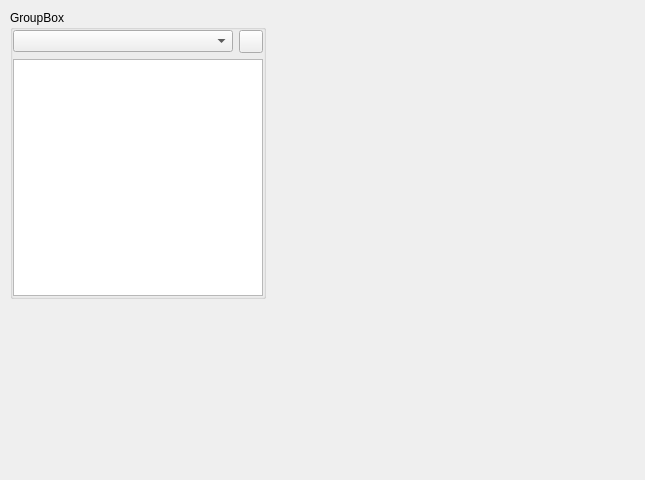
<?xml version="1.0" encoding="UTF-8"?>
<ui version="4.0">
 <class>model_dialog</class>
 <widget class="QDialog" name="model_dialog">
  <property name="geometry">
   <rect>
    <x>0</x>
    <y>0</y>
    <width>645</width>
    <height>480</height>
   </rect>
  </property>
  <property name="windowTitle">
   <string>Dialog</string>
  </property>
  <widget class="QGroupBox" name="groupBox">
   <property name="geometry">
    <rect>
     <x>10</x>
     <y>10</y>
     <width>256</width>
     <height>289</height>
    </rect>
   </property>
   <property name="title">
    <string>GroupBox</string>
   </property>
   <property name="flat">
    <bool>true</bool>
   </property>
   <layout class="QVBoxLayout" name="verticalLayout_2">
    <property name="leftMargin">
     <number>0</number>
    </property>
    <property name="topMargin">
     <number>0</number>
    </property>
    <property name="rightMargin">
     <number>0</number>
    </property>
    <property name="bottomMargin">
     <number>0</number>
    </property>
    <item>
     <layout class="QHBoxLayout" name="horizontalLayout">
      <item>
       <widget class="QComboBox" name="comboBox">
        <property name="sizePolicy">
         <sizepolicy hsizetype="Preferred" vsizetype="Fixed">
          <horstretch>0</horstretch>
          <verstretch>0</verstretch>
         </sizepolicy>
        </property>
       </widget>
      </item>
      <item>
       <widget class="QToolButton" name="toolButton">
        <property name="icon">
         <iconset resource="cosmoscope-qt.qrc">
          <normaloff>:/tool_bar/images/Plus Math-80.png</normaloff>:/tool_bar/images/Plus Math-80.png</iconset>
        </property>
        <property name="autoRaise">
         <bool>false</bool>
        </property>
        <property name="arrowType">
         <enum>Qt::NoArrow</enum>
        </property>
       </widget>
      </item>
     </layout>
    </item>
    <item>
     <widget class="QListWidget" name="listWidget"/>
    </item>
   </layout>
   <zorder>horizontalLayoutWidget</zorder>
   <zorder>comboBox</zorder>
   <zorder>listWidget</zorder>
  </widget>
 </widget>
 <resources>
  <include location="cosmoscope-qt.qrc"/>
 </resources>
 <connections/>
</ui>
